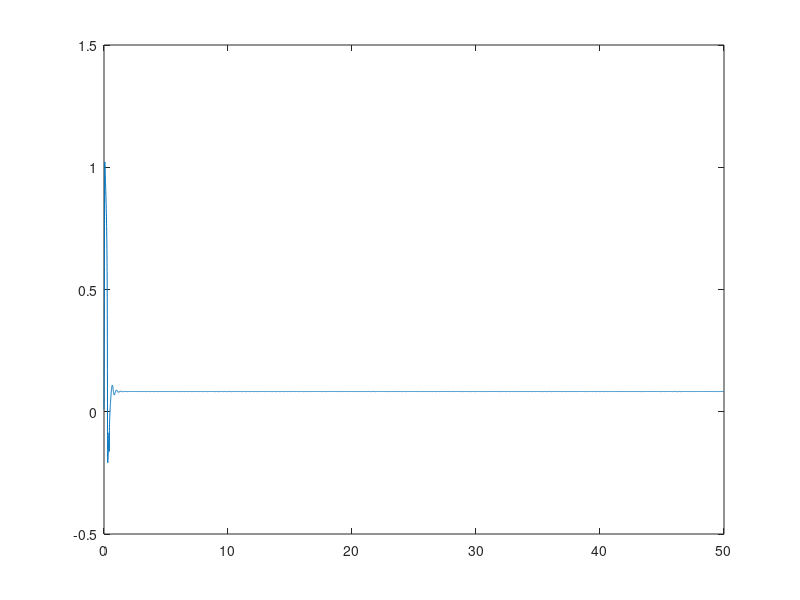
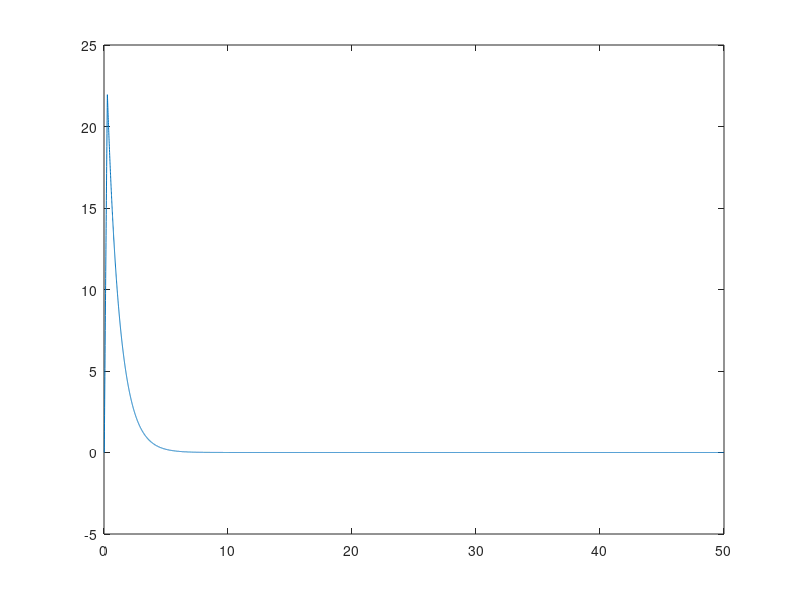

Here is the MATLAB script that generated these plots, in order: (Note: this script raises an error after producing the figures.)
function main
clear all;

initial = [0.01 0 0];
tspan = linspace(0,50,10000);

[tt,sol]=ode45(@brownfun,tspan,initial);

figure(1)
plot(tt,sol(:,1))
figure(2)
plot(tt,sol(:,3))

save brown.dat sol -ASCII

%%%%%%%%%%%%%%%%%%%%%%%%%%%%
function dydt=brownfun(t,y)
s0=200; c=0.2; k1=1; k2=0.02; k3=0.02; k4=1; k5=2.5;
b1=2; b2=0.59; b3=10; b4=0.1; 
p1=100; p2=100; p3=0.3; d1=1;

v=y(1); g=y(2); z=y(3);
b = b1 - b2/(1+exp(-b3*(v-b4)));
h = max([v v]);
p = p1/(1+exp(-p2*(h-p3)));

a = getstim(t);

dydt = [s0*(-v*(v-c)*(v-1) - k1*g + k2*a)
        b*(k3*a + k4*v - k5*g)
        p - d1*z
        ];
%%%%%%%%%%%%%%%%%%%%%%%%%%%%%

function a=getstim(t)

a=0;
stimperiod=0.21;
stimwidth=0.2;
if ( rem(t,stimperiod)<stimwidth) 
    a=3.5;
end
